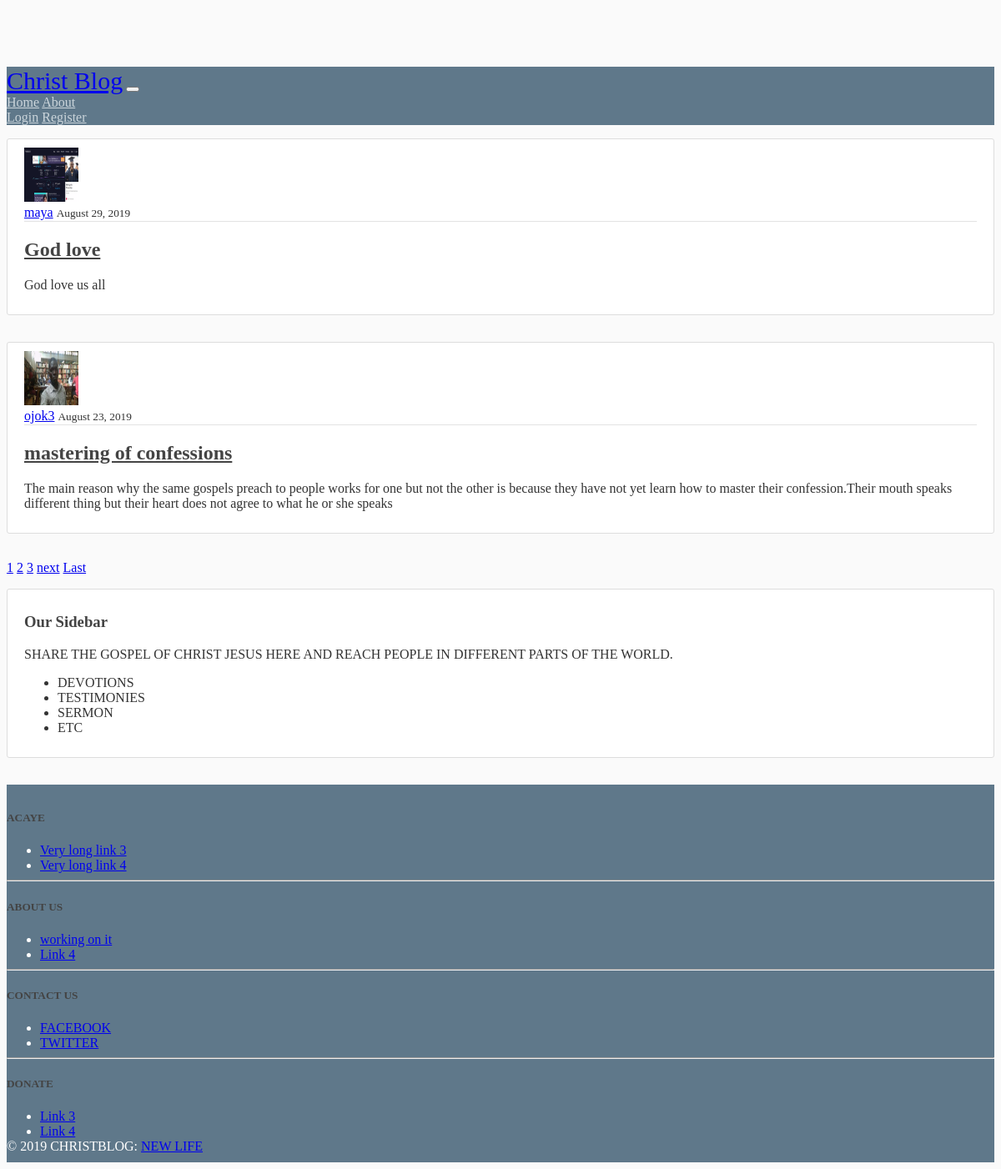
Before: / with the older database file.
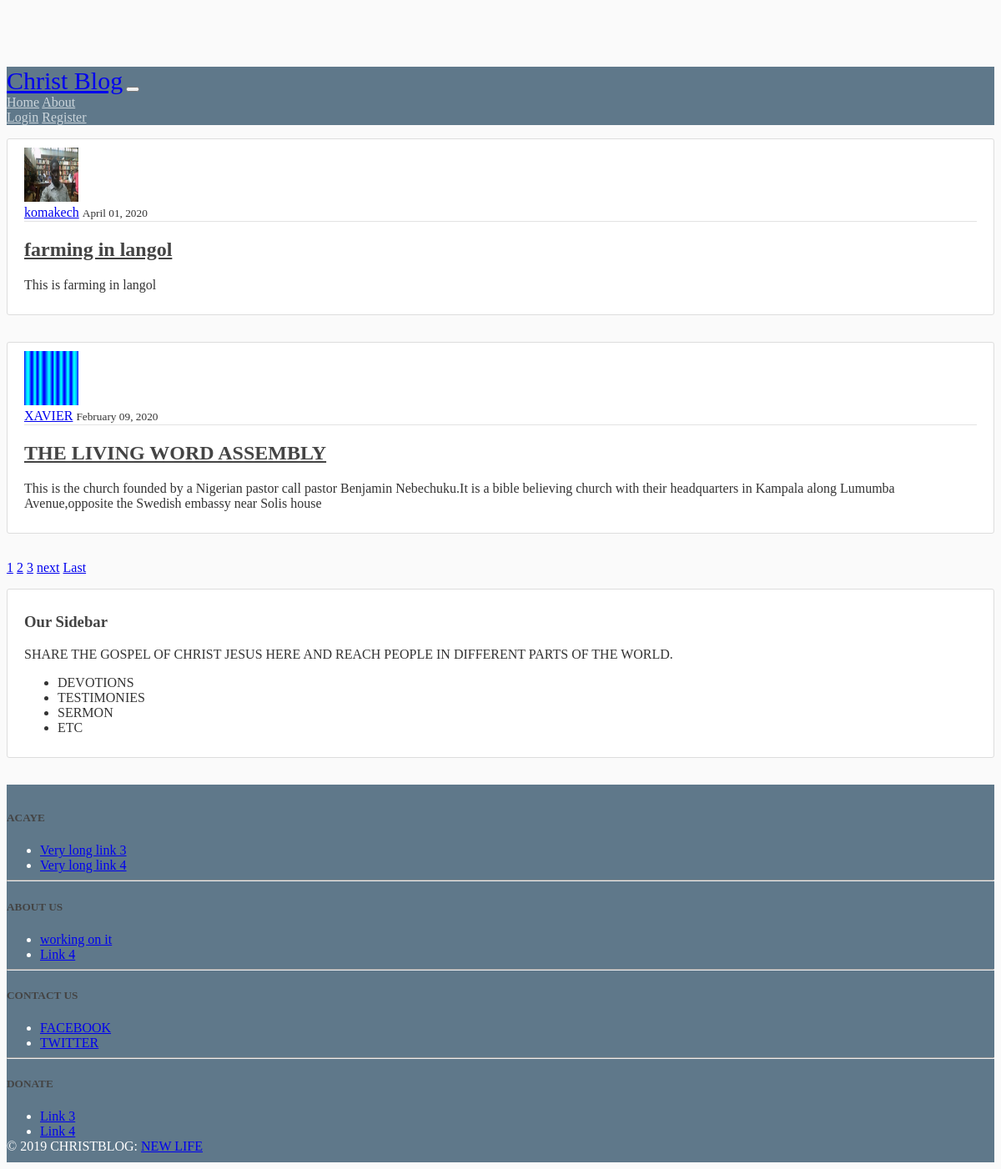
After: the same page with the newer database file.
### blog/models.py (models this page shows, shortened)
class post(models.Model):
    Title = models.CharField(max_length=100)
    Contents = models.TextField()
    Date_posted = models.DateTimeField(default = timezone.now)
    Author = models.ForeignKey(User,on_delete=models.CASCADE)

### users/models.py (models this page shows, shortened)
class profile(models.Model):
	user = models.OneToOneField(User,on_delete = models.CASCADE)
	image = models.ImageField(default = 'default.png',upload_to='profile pics')

### blog/views.py (the view)
# urls.py: path('', PostListView.as_view(), name ="blog-home"),
class PostListView(ListView):
    model = post
    template_name = 'blog/home.html'
    context_object_name = 'posts'
    ordering = ['-Date_posted']
    paginate_by = 2

### blog/templates/blog/home.html (shortened to what this page needs)
{% extends "blog/base.html" %}
{% block content %}
   {% for post in posts %}
     <article class="media content-section">
     <img class= "rounded-circle article-img" src="{{post.Author.profile.image.url}}">
       <div class="media-body">
         <div class="article-metadata">
           <a class="mr-2" href="#">{{ post.Author }}</a>
             <small class="text-muted">{{ post.Date_posted|date:"F d, Y" }}</small>
            </div>
           <h2><a class="article-title" href="{% url 'post-detail' post.id %}">{{ post.Title }}</a></h2>
         <p class="article-content">{{ post.Contents }}</p>
        </div>
     </article>
   {% endfor %}
   {% if is_paginated %}
       {% for num in page_obj.paginator.page_range %}
        {% if page_obj.number == num %}
         <a class = "btn btn-info mb-4" href="?page={{ num }}">{{ num }}</a>
        {% elif num > page_obj.number|add:'-3' and num < page_obj.number|add:'3' %}
         <a class = "btn btn-info mb-4" href="?page={{ num }}">{{ num }}</a>
        {% endif %}
       {% endfor %}
       {% if page_obj.has_next %}
        <a class = "btn btn-outline-info mb-4" href="?page={{ page_obj.next_page_number }}">next</a>
        <a class = "btn btn-outline-info mb-4" href= "?page={{ page_obj.paginator.num_pages }}">Last</a>
        {% endif %}
      {% endif %}
{% endblock content %}

### blog/templates/blog/base.html (shortened to what this page needs)
{% load static %}
<!DOCTYPE html>
<html>
<head>
    <link rel="stylesheet" href="{% static 'bootstrap/css/bootstrap.min.css' %}" >
    <link rel="stylesheet" type="text/css" href="{% static 'blog/main.css' %} ">
</head>
<body>
  <header class="site-header">
  <nav class="navbar navbar-expand-md navbar-dark bg-steel fixed-top">
    <div class="container">
      <a class="navbar-brand" href="{% url 'blog-home' %}">Christ Blog</a>
      <button class="navbar-toggler" type="button" data-toggle="collapse" data-target="#navbarToggle" aria-controls="navbarToggle" aria-expanded="false" aria-label="Toggle navigation">
      </button>
      <div class="collapse navbar-collapse" id="navbarToggle">
        <div class="navbar-nav mr-auto">
          <a class="nav-item nav-link" href="{% url 'blog-home' %}">Home</a>
          <a class="nav-item nav-link" href="{% url 'blog-about' %}">About</a>
        </div>
        <div class="navbar-nav">
        {% if user.is_authenticated %}
              <a class="nav-item nav-link" href="{% url 'post-Create' %}">New post</a>
              <a class="nav-item nav-link" href="{% url 'profile' %}">profile</a>
              <a class="nav-item nav-link" href="{% url 'logout'%}">Logout</a>
        {% else %}
          <a class="nav-item nav-link" href="{% url 'login' %}">Login</a>
          <a class="nav-item nav-link" href="{% url 'register' %}">Register</a>
        {% endif %}
         </div>
       </div>
     </div>
   </nav>
 </header>
<main role="main" class="container">
  <div class="row">
    <div class="col-md-8">
      {% block content %}{% endblock %}
    </div>
    <div class="col-md-4">
      <div class="content-section">
        <h3>Our Sidebar</h3>
        <p class='text-muted'>SHARE THE GOSPEL OF CHRIST JESUS HERE AND REACH PEOPLE IN DIFFERENT PARTS OF THE WORLD.
          <ul class="list-group">
            <li class="list-group-item list-group-item-light">DEVOTIONS</li>
            <li class="list-group-item list-group-item-light">TESTIMONIES</li>
            <li class="list-group-item list-group-item-light">SERMON</li>
            <li class="list-group-item list-group-item-light">ETC</li>
          </ul>
        </p>
      </div>
    </div>
  </div>
</main>
{% include 'blog/footer.html' %}

### blog/templates/blog/footer.html (shortened to what this page needs)
<footer class="page-footer font-small indigo">
  <div class='footer'>
    <div class="row">
      <div class="col-md-3 mx-auto">
        <h5 class="font-weight-bold text-uppercase mt-3 mb-4">ACAYE</h5>
        <ul class="list-unstyled">
          <li>
            <a href="#!">Very long link 3</a>
          </li>
          <li>
            <a href="#!">Very long link 4</a>
          </li>
        </ul>
      </div>
      <hr class="clearfix w-100 d-md-none">
      <div class="col-md-3 mx-auto">
        <h5 class="font-weight-bold text-uppercase mt-3 mb-4">ABOUT US</h5>
        <ul class="list-unstyled">
          <li>
            <a href="#!">working on it</a>
          </li>
          <li>
            <a href="#!">Link 4</a>
          </li>
        </ul>
      </div>
      <hr class="clearfix w-100 d-md-none">
      <div class="col-md-3 mx-auto">
        <h5 class="font-weight-bold text-uppercase mt-3 mb-4">CONTACT US</h5>
        <ul class="list-unstyled">
          <li>
            <a href="#!">FACEBOOK</a>
          </li>
          <li>
            <a href="#!">TWITTER</a>
          </li>
        </ul>
      </div>
      <hr class="clearfix w-100 d-md-none">
      <div class="col-md-3 mx-auto">
        <h5 class="font-weight-bold text-uppercase mt-3 mb-4">DONATE</h5>
        <ul class="list-unstyled">
          <li>
            <a href="#!">Link 3</a>
          </li>
          <li>
            <a href="#!">Link 4</a>
          </li>
        </ul>
      </div>
    </div>
  </div>
  <div class="footer-copyright text-center py-3">© 2019 CHRISTBLOG:
    <a href="https://mdbootstrap.com/education/bootstrap/">NEW LIFE</a>
  </div>
</footer>

### blog/static/blog/main.css (style rules this page uses)
body { background: #fafafa; color: #333333; margin-top:5rem; }
h1, h2, h3, h4, h5, h6 { color: #444444; }
ul { margin: 0; }
.navbar-brand { font-size:30px; font-family: italic; }
.bg-steel { background-color: #5f788a; }
.page-footer { background-color:#5f788a; padding: 10px 0px 10px 0px; color:#ffffff; }
.site-header .navbar-nav .nav-link { color: #cbd5db; }
.content-section { background:#ffffff; padding: 10px 20px; border: 1px solid #dddddd; border-radius: 3px; margin-top:1rem; margin-bottom:2rem; }
.article-title { color: #444444; }
.article-content { white-space: pre-line; margin-top: 5px; }
.article-img { height: 65px; width: 65px; margin-right: 16px; }
.article-metadata { padding-bottom: 1px; margin-bottom: 4px; border-bottom: 1px solid #e3e3e3 }

Changed rows visible on the page:
removed post: Author.profile.image (picture), Author "maya", Date_posted "August 29, 2019", Title "God love", Contents "God love us all"
no longer on this page (row unchanged): post: Author.profile.image (picture), Author "ojok3", Date_posted "August 23, 2019", Title "mastering of confessions", Contents "The main reason why the same gospels preach to people works for one but not the other is because they have not yet learn how to master their confession.Their mouth speaks different thing but their heart does not agree to what he or she speaks"
added post: Author.profile.image (picture), Author "komakech", Date_posted "April 01, 2020", Title "farming in langol", Contents "This is farming in langol"
added post: Author.profile.image (placeholder picture), Author "XAVIER", Date_posted "February 09, 2020", Title "THE LIVING WORD ASSEMBLY", Contents "This is the church founded by a Nigerian pastor call pastor Benjamin Nebechuku.It is a bible believing church with their headquarters in Kampala along Lumumba Avenue,opposite the Swedish embassy near Solis house"
